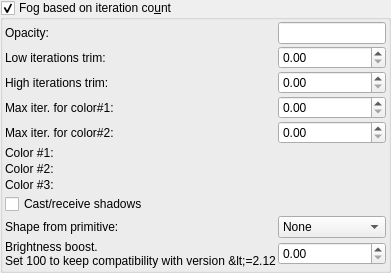
            <widget class="MyGroupBox" name="groupCheck_iteration_fog_enable">
             <property name="toolTip">
              <string>&lt;html&gt;&lt;head/&gt;&lt;body&gt;&lt;p&gt;Fog effect, where the density of the fog is dependent on the iteration count of the fractal formula. Fog is denser in areas of higher iteration count.&lt;/p&gt;&lt;p&gt;Fog receives shadows, and casts shadows on fractal surface and on itself.&lt;/p&gt;&lt;p&gt;Example of fog with additional light sources:&lt;br/&gt;&lt;img src=":/tooltips/tooltips_images/image - shader - iterfog - lights.jpeg"/&gt;&lt;/p&gt;&lt;/body&gt;&lt;/html&gt;</string>
             </property>
             <property name="title">
              <string>Fog based on iteration co&amp;unt</string>
             </property>
             <property name="checkable">
              <bool>true</bool>
             </property>
             <layout class="QVBoxLayout" name="verticalLayout_27">
              <property name="spacing">
               <number>2</number>
              </property>
              <property name="leftMargin">
               <number>2</number>
              </property>
              <property name="topMargin">
               <number>2</number>
              </property>
              <property name="rightMargin">
               <number>2</number>
              </property>
              <property name="bottomMargin">
               <number>2</number>
              </property>
              <item>
               <layout class="QGridLayout" name="gridLayout_8" columnstretch="0,0">
                <property name="spacing">
                 <number>2</number>
                </property>
                <item row="7" column="0">
                 <widget class="QLabel" name="label_86">
                  <property name="text">
                   <string>Color #3:</string>
                  </property>
                 </widget>
                </item>
                <item row="1" column="1">
                 <widget class="MyDoubleSpinBox" name="spinbox_iteration_fog_opacity_trim">
                  <property name="sizePolicy">
                   <sizepolicy hsizetype="Minimum" vsizetype="Maximum">
                    <horstretch>0</horstretch>
                    <verstretch>0</verstretch>
                   </sizepolicy>
                  </property>
                  <property name="toolTip">
                   <string>&lt;html&gt;&lt;head/&gt;&lt;body&gt;&lt;p&gt;There is no fog in volume where iteration count is lower than this value. When this parameter is high then fog is only just by fractal surface.&lt;/p&gt;&lt;table border="0" style=" margin-top:0px; margin-bottom:0px; margin-left:0px; margin-right:0px;" cellspacing="2" cellpadding="0"&gt;&lt;tr&gt;&lt;td&gt;&lt;p&gt;trim = 4&lt;/p&gt;&lt;/td&gt;&lt;td&gt;&lt;p&gt;trim = 6&lt;/p&gt;&lt;/td&gt;&lt;td&gt;&lt;p&gt;trim = 8&lt;/p&gt;&lt;/td&gt;&lt;/tr&gt;&lt;tr&gt;&lt;td&gt;&lt;p&gt;&lt;img src=":/tooltips/tooltips_images/image - shader - iterfog - 4 - 16000.jpg"/&gt;&lt;/p&gt;&lt;/td&gt;&lt;td&gt;&lt;p&gt;&lt;img src=":/tooltips/tooltips_images/image - shader - iterfog - 6 - 30000.jpg"/&gt;&lt;/p&gt;&lt;/td&gt;&lt;td&gt;&lt;p&gt;&lt;img src=":/tooltips/tooltips_images/image - shader - iterfog - 8 - 40000.jpg"/&gt;&lt;/p&gt;&lt;/td&gt;&lt;/tr&gt;&lt;/table&gt;&lt;/body&gt;&lt;/html&gt;</string>
                  </property>
                  <property name="prefix">
                   <string></string>
                  </property>
                  <property name="suffix">
                   <string></string>
                  </property>
                  <property name="decimals">
                   <number>2</number>
                  </property>
                  <property name="maximum">
                   <double>1000.000000000000000</double>
                  </property>
                  <property name="singleStep">
                   <double>1.000000000000000</double>
                  </property>
                 </widget>
                </item>
                <item row="3" column="1">
                 <widget class="MyDoubleSpinBox" name="spinbox_iteration_fog_color_1_maxiter">
                  <property name="sizePolicy">
                   <sizepolicy hsizetype="Minimum" vsizetype="Maximum">
                    <horstretch>0</horstretch>
                    <verstretch>0</verstretch>
                   </sizepolicy>
                  </property>
                  <property name="toolTip">
                   <string>&lt;html&gt;&lt;head/&gt;&lt;body&gt;&lt;p&gt;Color #1 is used for iteration count lower than this value&lt;/p&gt;&lt;/body&gt;&lt;/html&gt;</string>
                  </property>
                  <property name="prefix">
                   <string></string>
                  </property>
                  <property name="suffix">
                   <string></string>
                  </property>
                  <property name="decimals">
                   <number>2</number>
                  </property>
                  <property name="maximum">
                   <double>1000.000000000000000</double>
                  </property>
                  <property name="singleStep">
                   <double>1.000000000000000</double>
                  </property>
                 </widget>
                </item>
                <item row="6" column="0">
                 <widget class="QLabel" name="label_85">
                  <property name="text">
                   <string>Color #2:</string>
                  </property>
                 </widget>
                </item>
                <item row="0" column="0">
                 <widget class="QLabel" name="label_80">
                  <property name="text">
                   <string>Opacity:</string>
                  </property>
                 </widget>
                </item>
                <item row="2" column="1">
                 <widget class="MyDoubleSpinBox" name="spinbox_iteration_fog_opacity_trim_high">
                  <property name="sizePolicy">
                   <sizepolicy hsizetype="Minimum" vsizetype="Maximum">
                    <horstretch>0</horstretch>
                    <verstretch>0</verstretch>
                   </sizepolicy>
                  </property>
                  <property name="toolTip">
                   <string>&lt;html&gt;&lt;head/&gt;&lt;body&gt;&lt;p&gt;There is no fog in volume where iteration count is lower than this value. When this parameter is high then fog is only just by fractal surface.&lt;/p&gt;&lt;table border="0" style=" margin-top:0px; margin-bottom:0px; margin-left:0px; margin-right:0px;" cellspacing="2" cellpadding="0"&gt;&lt;tr&gt;&lt;td&gt;&lt;p&gt;trim = 4&lt;/p&gt;&lt;/td&gt;&lt;td&gt;&lt;p&gt;trim = 6&lt;/p&gt;&lt;/td&gt;&lt;td&gt;&lt;p&gt;trim = 8&lt;/p&gt;&lt;/td&gt;&lt;/tr&gt;&lt;tr&gt;&lt;td&gt;&lt;p&gt;&lt;img src=":/tooltips/tooltips_images/image - shader - iterfog - 4 - 16000.jpg"/&gt;&lt;/p&gt;&lt;/td&gt;&lt;td&gt;&lt;p&gt;&lt;img src=":/tooltips/tooltips_images/image - shader - iterfog - 6 - 30000.jpg"/&gt;&lt;/p&gt;&lt;/td&gt;&lt;td&gt;&lt;p&gt;&lt;img src=":/tooltips/tooltips_images/image - shader - iterfog - 8 - 40000.jpg"/&gt;&lt;/p&gt;&lt;/td&gt;&lt;/tr&gt;&lt;/table&gt;&lt;/body&gt;&lt;/html&gt;</string>
                  </property>
                  <property name="prefix">
                   <string></string>
                  </property>
                  <property name="suffix">
                   <string></string>
                  </property>
                  <property name="decimals">
                   <number>2</number>
                  </property>
                  <property name="maximum">
                   <double>1000.000000000000000</double>
                  </property>
                  <property name="singleStep">
                   <double>1.000000000000000</double>
                  </property>
                 </widget>
                </item>
                <item row="2" column="0">
                 <widget class="QLabel" name="label_101">
                  <property name="text">
                   <string>High iterations trim:</string>
                  </property>
                 </widget>
                </item>
                <item row="1" column="0">
                 <widget class="QLabel" name="label_81">
                  <property name="text">
                   <string>Low iterations trim:</string>
                  </property>
                 </widget>
                </item>
                <item row="10" column="1">
                 <widget class="MyDoubleSpinBox" name="spinbox_iteration_fog_brightness_boost">
                  <property name="sizePolicy">
                   <sizepolicy hsizetype="Minimum" vsizetype="Maximum">
                    <horstretch>0</horstretch>
                    <verstretch>0</verstretch>
                   </sizepolicy>
                  </property>
                  <property name="toolTip">
                   <string>&lt;html&gt;&lt;head/&gt;&lt;body&gt;&lt;p&gt;This parameter can be used to increase brightness of fog illuminated by auxiliary light sources.&lt;/p&gt;&lt;p&gt;In Mandelbulber version &amp;lt;= 2.12 this value was hardcoded and default value was 100. &lt;/p&gt;&lt;p&gt;When brightness boost is 1.0 then there is correct proportion of illuminating fractal surface and fog.&lt;/p&gt;&lt;/body&gt;&lt;/html&gt;</string>
                  </property>
                  <property name="prefix">
                   <string></string>
                  </property>
                  <property name="suffix">
                   <string></string>
                  </property>
                  <property name="decimals">
                   <number>2</number>
                  </property>
                  <property name="maximum">
                   <double>1000000.000000000000000</double>
                  </property>
                  <property name="singleStep">
                   <double>10.000000000000000</double>
                  </property>
                 </widget>
                </item>
                <item row="5" column="1">
                 <widget class="MyColorButton" name="colorButton_iteration_fog_color_1" native="true">
                  <property name="toolTip">
                   <string>&lt;html&gt;&lt;head/&gt;&lt;body&gt;&lt;p&gt;Color #1 of fog effect&lt;/p&gt;&lt;/body&gt;&lt;/html&gt;</string>
                  </property>
                  <property name="text" stdset="0">
                   <string>PushButton</string>
                  </property>
                 </widget>
                </item>
                <item row="8" column="0" colspan="2">
                 <widget class="MyCheckBox" name="checkBox_iteration_fog_shadows">
                  <property name="sizePolicy">
                   <sizepolicy hsizetype="Minimum" vsizetype="Maximum">
                    <horstretch>0</horstretch>
                    <verstretch>0</verstretch>
                   </sizepolicy>
                  </property>
                  <property name="toolTip">
                   <string>&lt;html&gt;&lt;head/&gt;&lt;body&gt;&lt;p&gt;Enables full shadow interaction for basic fog. &lt;/p&gt;&lt;p&gt;When activated, basic fog volumes will both cast shadows onto scene geometry and receive shadows from other objects and light sources. &lt;/p&gt;&lt;p&gt;This affects how light propagates through the fog, allowing occlusion effects and shadowed regions within and behind fog areas. &lt;/p&gt;&lt;p&gt;The result is a more physically accurate and visually integrated rendering of fog, though enabling this may increase computational complexity and rendering time due to additional light and shadow sampling.&lt;/p&gt;&lt;/body&gt;&lt;/html&gt;</string>
                  </property>
                  <property name="text">
                   <string>Cast/receive shadows</string>
                  </property>
                 </widget>
                </item>
                <item row="6" column="1">
                 <widget class="MyColorButton" name="colorButton_iteration_fog_color_2" native="true">
                  <property name="toolTip">
                   <string>&lt;html&gt;&lt;head/&gt;&lt;body&gt;&lt;p&gt;Color #2 of fog effect&lt;/p&gt;&lt;/body&gt;&lt;/html&gt;</string>
                  </property>
                  <property name="text" stdset="0">
                   <string>PushButton</string>
                  </property>
                 </widget>
                </item>
                <item row="4" column="1">
                 <widget class="MyDoubleSpinBox" name="spinbox_iteration_fog_color_2_maxiter">
                  <property name="sizePolicy">
                   <sizepolicy hsizetype="Minimum" vsizetype="Maximum">
                    <horstretch>0</horstretch>
                    <verstretch>0</verstretch>
                   </sizepolicy>
                  </property>
                  <property name="toolTip">
                   <string>&lt;html&gt;&lt;head/&gt;&lt;body&gt;&lt;p&gt;Color #2 is used for iteration count lower than this value. &lt;/p&gt;&lt;p&gt;Color #3 is used for iteration count greater than this value.&lt;/p&gt;&lt;/body&gt;&lt;/html&gt;</string>
                  </property>
                  <property name="prefix">
                   <string></string>
                  </property>
                  <property name="suffix">
                   <string></string>
                  </property>
                  <property name="decimals">
                   <number>2</number>
                  </property>
                  <property name="maximum">
                   <double>1000.000000000000000</double>
                  </property>
                  <property name="singleStep">
                   <double>1.000000000000000</double>
                  </property>
                 </widget>
                </item>
                <item row="4" column="0">
                 <widget class="QLabel" name="label_83">
                  <property name="text">
                   <string>Max iter. for color#2:</string>
                  </property>
                 </widget>
                </item>
                <item row="3" column="0">
                 <widget class="QLabel" name="label_82">
                  <property name="text">
                   <string>Max iter. for color#1:</string>
                  </property>
                 </widget>
                </item>
                <item row="7" column="1">
                 <widget class="MyColorButton" name="colorButton_iteration_fog_color_3" native="true">
                  <property name="toolTip">
                   <string>&lt;html&gt;&lt;head/&gt;&lt;body&gt;&lt;p&gt;Color #3 of fog effect&lt;/p&gt;&lt;/body&gt;&lt;/html&gt;</string>
                  </property>
                  <property name="text" stdset="0">
                   <string>PushButton</string>
                  </property>
                 </widget>
                </item>
                <item row="10" column="0">
                 <widget class="QLabel" name="label_99">
                  <property name="text">
                   <string>Brightness boost.
Set 100 to keep compatibility with version &lt;=2.12</string>
                  </property>
                  <property name="wordWrap">
                   <bool>true</bool>
                  </property>
                 </widget>
                </item>
                <item row="0" column="1">
                 <widget class="MyLineEdit" name="logedit_iteration_fog_opacity">
                  <property name="toolTip">
                   <string>&lt;html&gt;&lt;head/&gt;&lt;body&gt;&lt;p&gt;Opacity of fog. Higher value gives denser fog.&lt;br/&gt;&lt;/p&gt;&lt;table border="0" style=" margin-top:0px; margin-bottom:0px; margin-left:0px; margin-right:0px;" cellspacing="2" cellpadding="0"&gt;&lt;tr&gt;&lt;td&gt;&lt;p&gt;opacity = 1000&lt;/p&gt;&lt;/td&gt;&lt;td&gt;&lt;p&gt;opacity = 4000&lt;/p&gt;&lt;/td&gt;&lt;td&gt;&lt;p&gt;opacity = 16000&lt;/p&gt;&lt;/td&gt;&lt;/tr&gt;&lt;tr&gt;&lt;td&gt;&lt;p&gt;&lt;img src=":/tooltips/tooltips_images/image - shader - iterfog - 4 - 1000.jpg"/&gt;&lt;/p&gt;&lt;/td&gt;&lt;td&gt;&lt;p&gt;&lt;img src=":/tooltips/tooltips_images/image - shader - iterfog - 4 - 4000.jpg"/&gt;&lt;/p&gt;&lt;/td&gt;&lt;td&gt;&lt;p&gt;&lt;img src=":/tooltips/tooltips_images/image - shader - iterfog - 4 - 16000.jpg"/&gt;&lt;/p&gt;&lt;/td&gt;&lt;/tr&gt;&lt;/table&gt;&lt;/body&gt;&lt;/html&gt;</string>
                  </property>
                 </widget>
                </item>
                <item row="5" column="0">
                 <widget class="QLabel" name="label_84">
                  <property name="text">
                   <string>Color #1:</string>
                  </property>
                 </widget>
                </item>
                <item row="9" column="0">
                 <widget class="QLabel" name="label_74">
                  <property name="text">
                   <string>Shape from primitive:</string>
                  </property>
                 </widget>
                </item>
                <item row="9" column="1">
                 <widget class="MyComboBox" name="comboBox_iteration_fog_primitive">
                  <property name="toolTip">
                   <string>Selects the geometric primitive used to define the spatial boundaries of basic fog. The chosen shape (such as box, sphere, or other available primitives) determines where in the scene the basic fog effect will be applied, allowing for precise control over the fog’s location and extent.</string>
                  </property>
                  <item>
                   <property name="text">
                    <string>None</string>
                   </property>
                  </item>
                 </widget>
                </item>
               </layout>
              </item>
             </layout>
            </widget>
